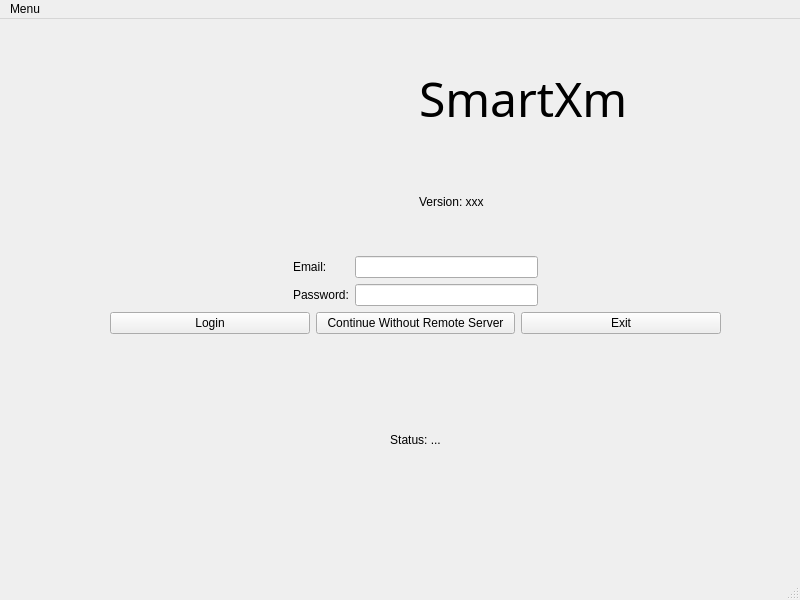
<?xml version="1.0" encoding="UTF-8"?>
<ui version="4.0">
 <class>Login_Window</class>
 <widget class="QMainWindow" name="Login_Window">
  <property name="geometry">
   <rect>
    <x>0</x>
    <y>0</y>
    <width>800</width>
    <height>600</height>
   </rect>
  </property>
  <property name="windowTitle">
   <string>Login_Window</string>
  </property>
  <widget class="QWidget" name="centralwidget">
   <widget class="QWidget" name="">
    <property name="geometry">
     <rect>
      <x>110</x>
      <y>30</y>
      <width>611</width>
      <height>491</height>
     </rect>
    </property>
    <layout class="QGridLayout" name="gridLayout_3">
     <item row="0" column="0">
      <layout class="QGridLayout" name="gridLayout">
       <item row="0" column="0" rowspan="2">
        <widget class="QLabel" name="SmartXm_logo">
         <property name="text">
          <string/>
         </property>
         <property name="pixmap">
          <pixmap>../../logo/SmartXm-logo-mid.png</pixmap>
         </property>
        </widget>
       </item>
       <item row="0" column="1">
        <widget class="QLabel" name="SmartXm_label">
         <property name="font">
          <font>
           <family>Prototype</family>
           <pointsize>36</pointsize>
          </font>
         </property>
         <property name="text">
          <string>SmartXm</string>
         </property>
        </widget>
       </item>
       <item row="1" column="1">
        <widget class="QLabel" name="label">
         <property name="text">
          <string>Version: xxx</string>
         </property>
        </widget>
       </item>
      </layout>
     </item>
     <item row="1" column="0">
      <layout class="QGridLayout" name="gridLayout_2">
       <property name="horizontalSpacing">
        <number>6</number>
       </property>
       <item row="0" column="2">
        <widget class="QLineEdit" name="emailTextField"/>
       </item>
       <item row="1" column="1">
        <widget class="QLabel" name="label_pass">
         <property name="text">
          <string>Password:</string>
         </property>
        </widget>
       </item>
       <item row="1" column="2">
        <widget class="QLineEdit" name="passTextField"/>
       </item>
       <item row="0" column="3" rowspan="2">
        <spacer name="horizontalSpacer_2">
         <property name="orientation">
          <enum>Qt::Orientation::Horizontal</enum>
         </property>
         <property name="sizeHint" stdset="0">
          <size>
           <width>40</width>
           <height>20</height>
          </size>
         </property>
        </spacer>
       </item>
       <item row="0" column="1">
        <widget class="QLabel" name="label_email">
         <property name="text">
          <string>Email:</string>
         </property>
        </widget>
       </item>
       <item row="0" column="0" rowspan="2">
        <spacer name="horizontalSpacer">
         <property name="orientation">
          <enum>Qt::Orientation::Horizontal</enum>
         </property>
         <property name="sizeHint" stdset="0">
          <size>
           <width>40</width>
           <height>20</height>
          </size>
         </property>
        </spacer>
       </item>
      </layout>
     </item>
     <item row="2" column="0">
      <layout class="QHBoxLayout" name="horizontalLayout">
       <item>
        <widget class="QPushButton" name="loginButton">
         <property name="text">
          <string>Login</string>
         </property>
        </widget>
       </item>
       <item>
        <widget class="QPushButton" name="pushButton_2">
         <property name="text">
          <string>Continue Without Remote Server</string>
         </property>
        </widget>
       </item>
       <item>
        <widget class="QPushButton" name="exitButton">
         <property name="text">
          <string>Exit</string>
         </property>
        </widget>
       </item>
      </layout>
     </item>
     <item row="3" column="0">
      <widget class="QLabel" name="label_2">
       <property name="text">
        <string>&lt;html&gt;&lt;head/&gt;&lt;body&gt;&lt;p align=&quot;center&quot;&gt;Status: ...&lt;/p&gt;&lt;/body&gt;&lt;/html&gt;</string>
       </property>
      </widget>
     </item>
    </layout>
   </widget>
  </widget>
  <widget class="QMenuBar" name="menubar">
   <property name="geometry">
    <rect>
     <x>0</x>
     <y>0</y>
     <width>800</width>
     <height>22</height>
    </rect>
   </property>
   <widget class="QMenu" name="menuMenu">
    <property name="title">
     <string>Menu</string>
    </property>
    <addaction name="actionHelp"/>
    <addaction name="actionExit"/>
   </widget>
   <addaction name="menuMenu"/>
  </widget>
  <widget class="QStatusBar" name="statusbar"/>
  <action name="actionHelp">
   <property name="text">
    <string>Help</string>
   </property>
  </action>
  <action name="actionExit">
   <property name="text">
    <string>Exit</string>
   </property>
  </action>
 </widget>
 <resources/>
 <connections/>
</ui>
